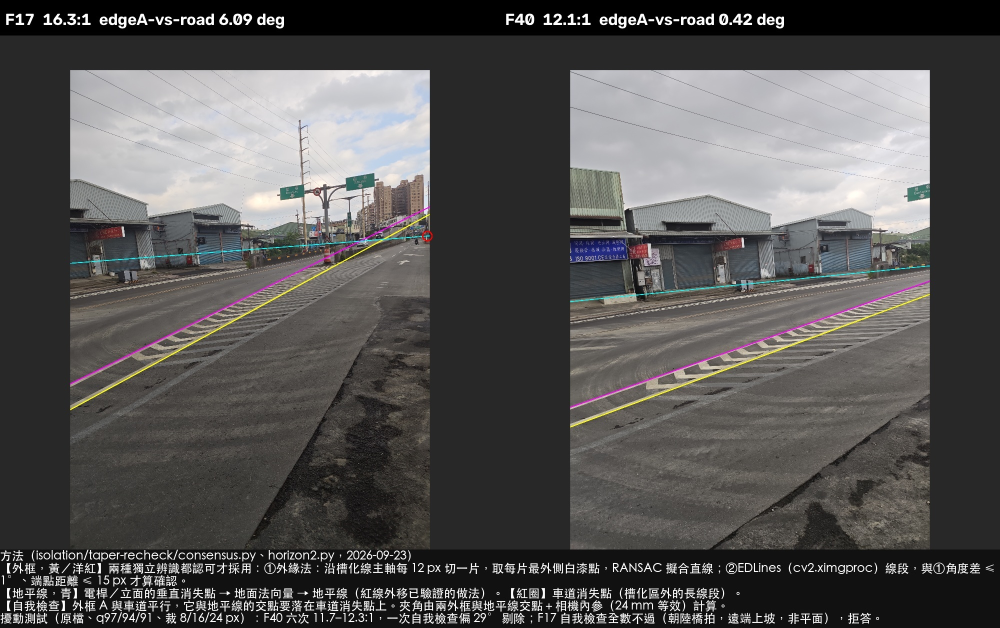
#> input picture isolation/taper-recheck/consensus_f17_f40_method.jpg, 2000 x 1255 px, given in place of 2025-06_before_erasure_CLY3P.jpg, which was not available (shown at 1/2 size)
$ python register.py ../taper-recheck/consensus_f17_f40_method.jpg
#> lines starting #> are read from the running program, lines starting #| are printed output that depends on the picture; after the words box and inside, x2 and y2 are one past the last pixel; in counts of white or black regions, pixels touching at a corner belong together; pictures that were not available may be replaced by others from this repository, and a replacement may not be noted
"""Register the 2025-06 Street View (before erasure) onto F17 by a ground-plane homography.

Owner's direction 2026-09-23: overlay the two, and fill the erased part from 2025.
SIFT + ratio test + RANSAC homography, matches kept on the road surface only
(below the horizon in both images), because a homography holds for one plane.
"""
import sys, json, cv2, numpy as np

SV = "data/streetview/2025-06_before_erasure_CLY3P.jpg"   # owner screenshot of Street View; data/ is not in git
F17 = "evidence/field-2026-09-20/IMG_20260920_155843.jpg"
SCALE = 0.5            # F17 worked at half resolution for matching; H is rescaled to full


def main(out_dir):
    sv = cv2.imread(SV); ph_full = cv2.imread(F17)
#> in main, sv is the input picture: shape (1255, 2000, 3); mean B, G, R 83, 83.8, 85.1
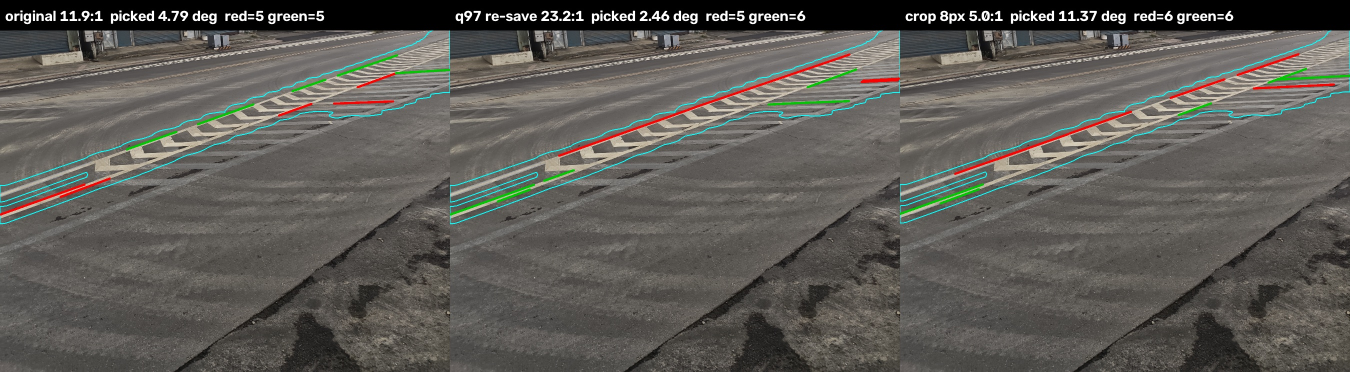
#> input picture isolation/taper-recheck/f40_picks.jpg, 2700 x 744 px, given in place of IMG_20260920_155843.jpg, which was not available (shown at 1/2 size)
#> in main, ph_full is the input picture: shape (744, 2700, 3); mean B, G, R 86.1, 91.1, 93.2
    ph = cv2.resize(ph_full, None, fx=SCALE, fy=SCALE, interpolation=cv2.INTER_AREA)
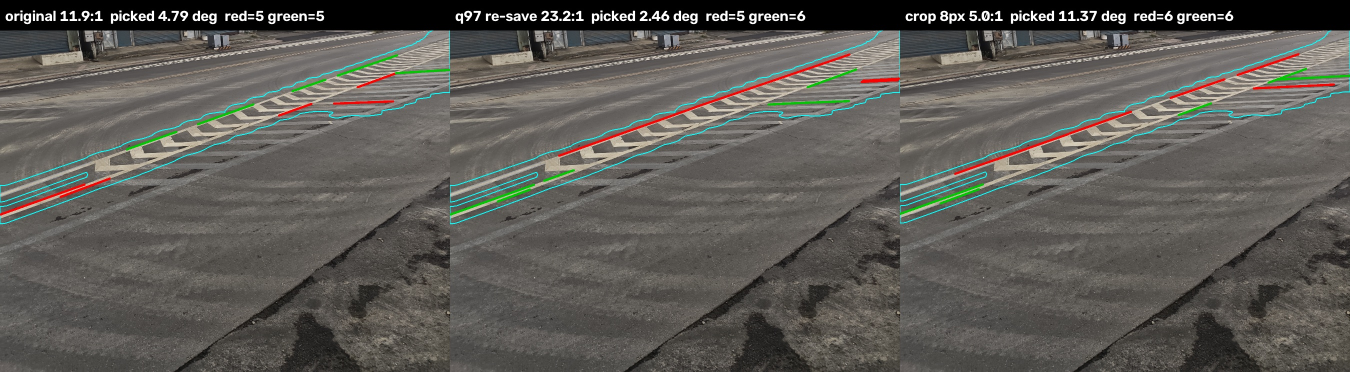
#> ph: shape (372, 1350, 3); mean B, G, R 86.2, 91.2, 93.3
    g1 = cv2.cvtColor(sv, cv2.COLOR_BGR2GRAY); g2 = cv2.cvtColor(ph, cv2.COLOR_BGR2GRAY)
#> after `g2 = cv2.cvtColor(ph, cv2.COLOR_BGR2GRAY)`:
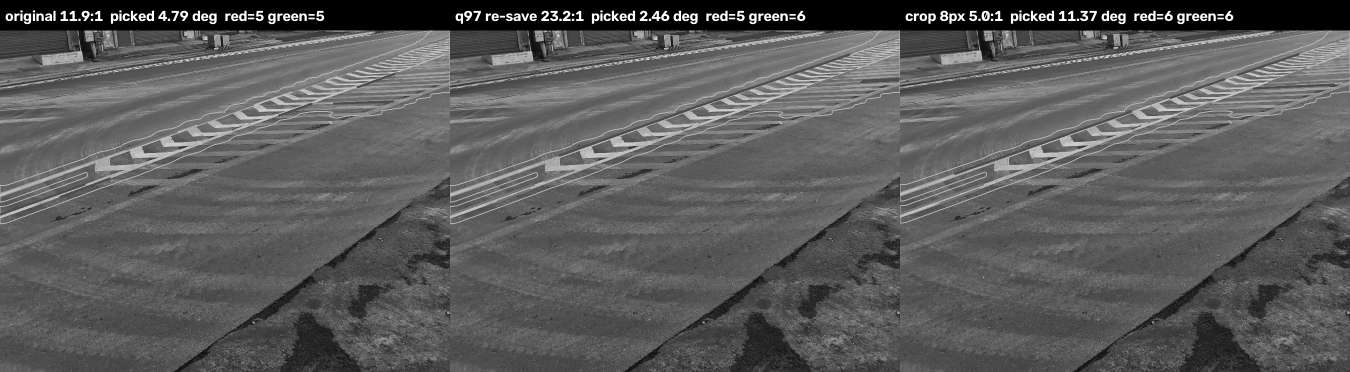
#> g2: shape (372, 1350); min 0, max 255, mean 91.2
    m1 = np.zeros_like(g1); m1[int(g1.shape[0] * 0.28):] = 255          # below SV horizon
    m2 = np.zeros_like(g2); m2[int(g2.shape[0] * 0.40):] = 255          # below F17 horizon
    sift = cv2.SIFT_create(8000)
    k1, d1 = sift.detectAndCompute(g1, m1); k2, d2 = sift.detectAndCompute(g2, m2)
#> after `k1, d1 = sift.detectAndCompute(g1, m1)`: k1 = 7445 keypoints; strongest (x, y, size): (654, 1241, 2.1), (712, 1241, 2.1), (732, 1241, 2.1), (1631, 1141, 2)
#> after `k2, d2 = sift.detectAndCompute(g2, m2)`: k2 = 688 keypoints; strongest (x, y, size): (630, 148, 2.2), (180, 148, 2.2), (1049, 158, 2.2), (902, 194, 2.8)
    mt = cv2.BFMatcher(cv2.NORM_L2).knnMatch(d1, d2, k=2)
#> mt = 7445 matches
    good = [a for a, b in mt if a.distance < 0.75 * b.distance]
#> good = 51 matches
    p1 = np.float32([k1[m.queryIdx].pt for m in good]); p2 = np.float32([k2[m.trainIdx].pt for m in good])
#> after `p1 = np.float32([k1[m.queryIdx].pt for m in good])`: p1 = 51 pairs, first value 561.1 to 1854.5, second value 353.3 to 1080.6
#> after `p2 = np.float32([k2[m.trainIdx].pt for m in good])`: p2 = 51 pairs, first value 111.4 to 1346.7, second value 148.2 to 360.6
    Hh, inl = cv2.findHomography(p1, p2, cv2.USAC_MAGSAC, 3.0, maxIters=20000, confidence=0.9999)
#> Hh = [[0.634, 0.00777, 175.8], [-0.000522, 0.634, -320.3], [1.21e-06, 6.84e-06, 1]]; inl = 51 values, max 1 at index 0, min 0 at index 2, mean 0.588
    inl = inl.ravel().astype(bool)
    err = np.linalg.norm(cv2.perspectiveTransform(p1[inl][None], Hh)[0] - p2[inl], axis=1)
#> err = 30 values, max 0.78 at index 20, min 0.0337 at index 7, mean 0.262
    S = np.diag([1 / SCALE, 1 / SCALE, 1.0]); Hfull = S @ Hh
#> after `Hfull = S @ Hh`: Hfull = [[1.27, 0.0155, 351.5], [-0.00104, 1.27, -640.6], [1.21e-06, 6.84e-06, 1]]
    warped = cv2.warpPerspective(sv, Hfull, (ph_full.shape[1], ph_full.shape[0]))
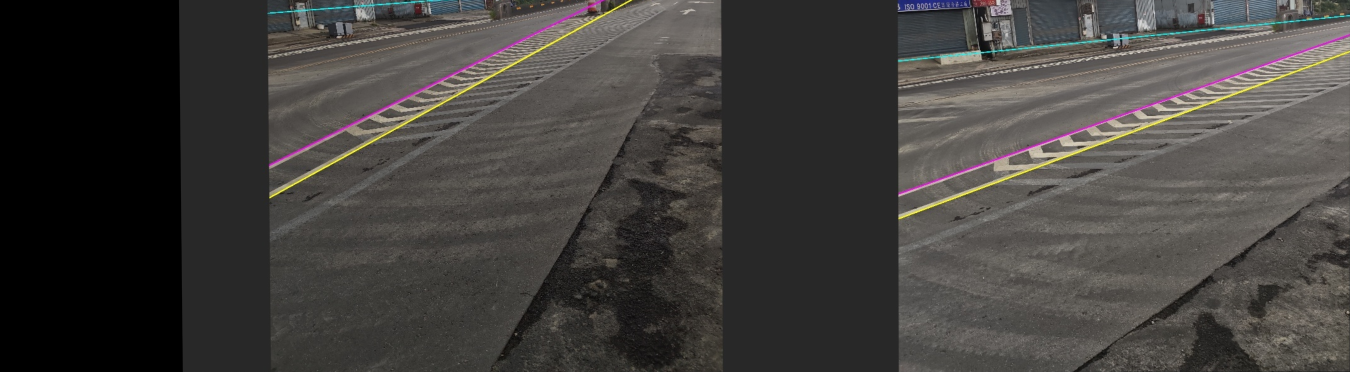
#> warped: shape (744, 2700, 3) (shown at 1/2 size); mean B, G, R 61.7, 64.3, 66.7
    valid = cv2.warpPerspective(np.full(sv.shape[:2], 255, np.uint8), Hfull, (ph_full.shape[1], ph_full.shape[0])) > 0
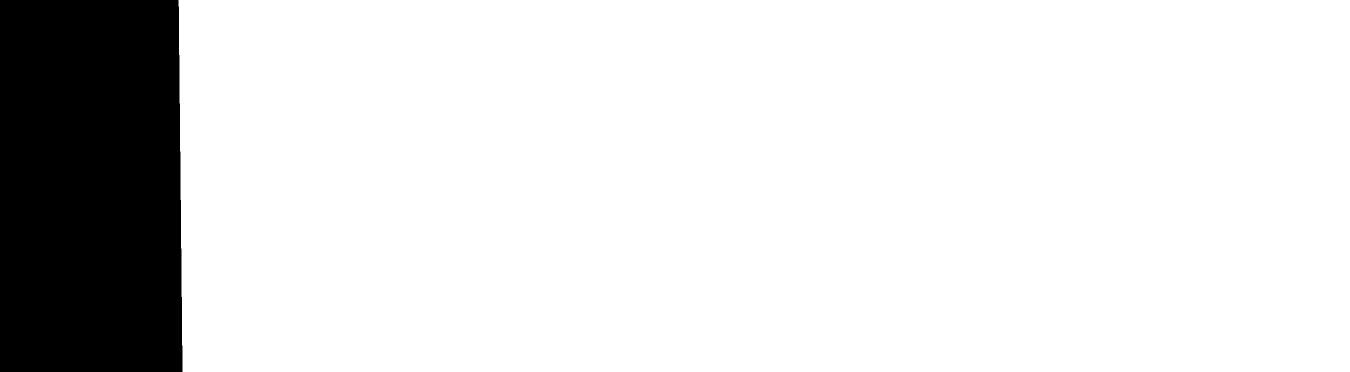
#> valid: shape (744, 2700) bool (shown at 1/2 size); 86.6% white; 1 black region, box (x1, y1, x2, y2) and area: (0, 0, 365, 744) 268745
    blend = ph_full.copy(); blend[valid] = (0.5 * ph_full[valid] + 0.5 * warped[valid]).astype(np.uint8)
#> after `blend[valid] = (0.5 * ph_full[valid] + 0.5 * warped[valid]).astype(np.`:
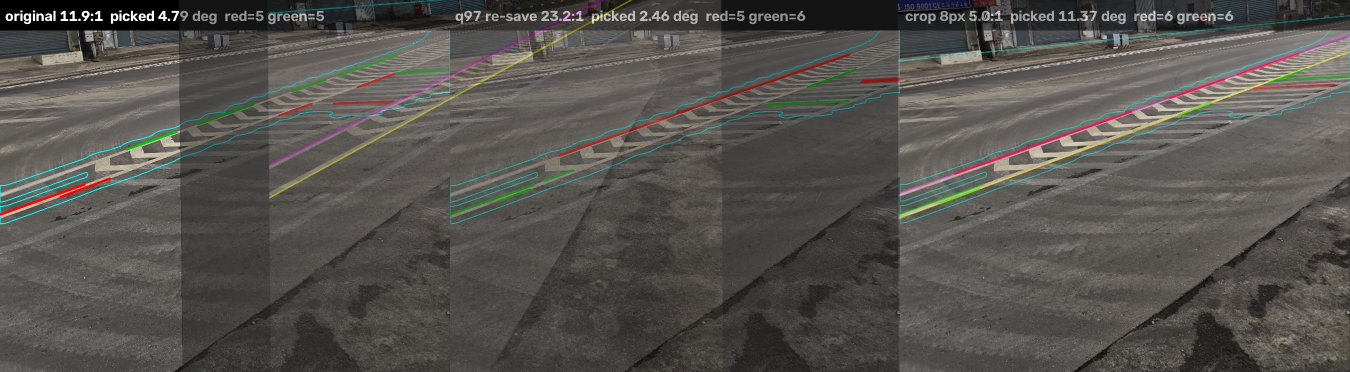
#> blend: shape (744, 2700, 3) (shown at 1/2 size); mean B, G, R 79.6, 83.6, 86
    cv2.imwrite(f"{out_dir}/F17_overlay_2025.jpg", blend, [cv2.IMWRITE_JPEG_QUALITY, 88])
    cv2.imwrite(f"{out_dir}/F17_warped_2025.jpg", warped, [cv2.IMWRITE_JPEG_QUALITY, 88])
    np.save(f"{out_dir}/H_sv_to_F17.npy", Hfull)
    # matched inliers drawn, for checking where the registration comes from
    vis = cv2.drawMatches(sv, k1, ph, k2, [good[i] for i in np.nonzero(inl)[0][:200]], None,
                          matchColor=(0, 255, 0), flags=cv2.DrawMatchesFlags_NOT_DRAW_SINGLE_POINTS)
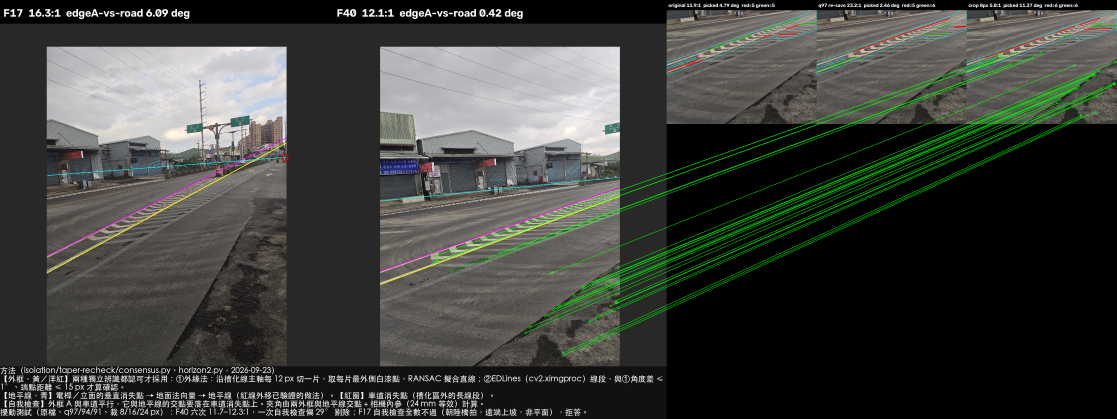
#> vis: shape (1255, 3350, 3) (shown at 1/3 size); mean B, G, R 59.4, 64, 61.4
    cv2.imwrite(f"{out_dir}/F17_matches.jpg", vis, [cv2.IMWRITE_JPEG_QUALITY, 80])
    rep = {"matches_ratio_test": len(good), "inliers": int(inl.sum()),
           "reproj_err_px_half_res": {"median": round(float(np.median(err)), 2), "p90": round(float(np.percentile(err, 90)), 2)}}
    json.dump(rep, open(f"{out_dir}/register_report.json", "w"), indent=1); print(rep)
#| {'matches_ratio_test': 51, 'inliers': 30, 'reproj_err_px_half_res': {'median': 0.15, 'p90': 0.63}}


if __name__ == "__main__":
    main(sys.argv[1])
